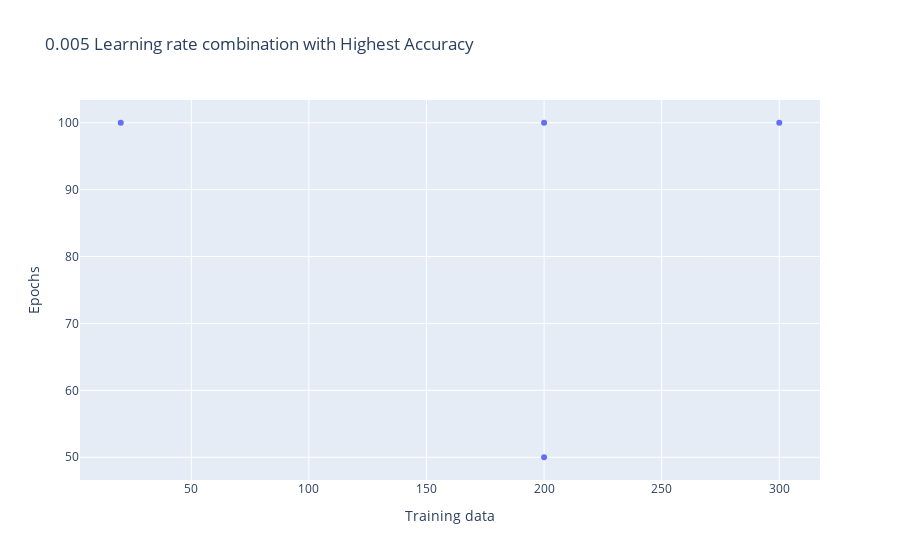
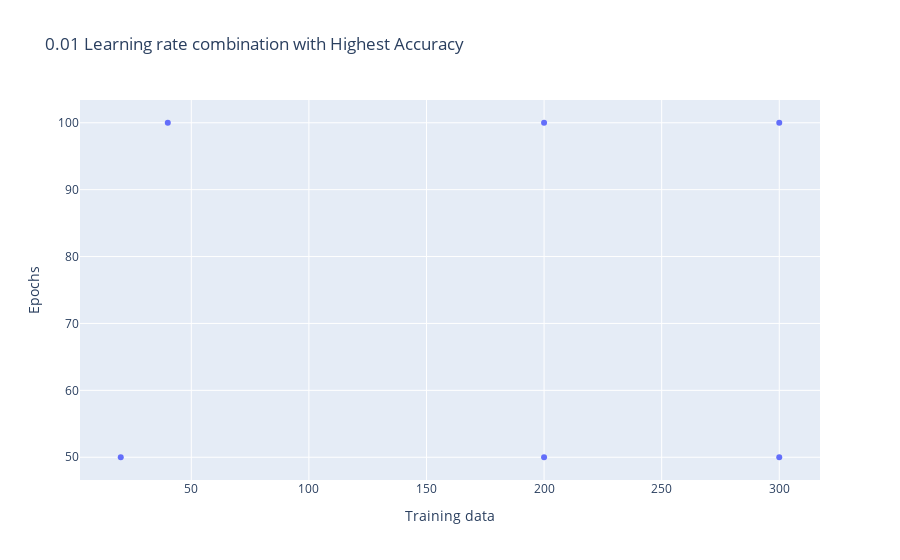
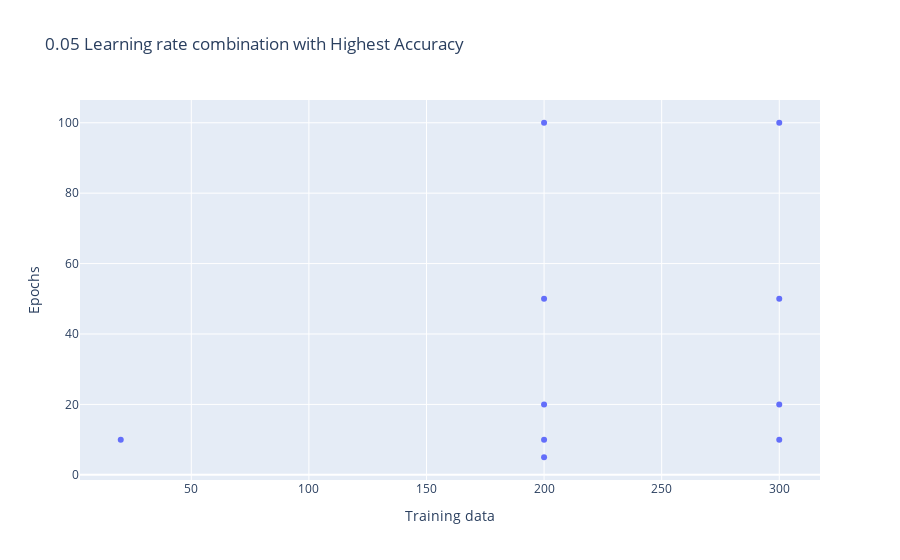

Notebook code cell kept with these figures, in order:
### Code cell
import plotly.graph_objects as go

def plotting(lis):
    i = 0
    x = []
    y = []
    while i < len(lis):
        x.append(lis[i][0])
        y.append(lis[i][1])
        i += 1
    
    fig = go.Figure()
    fig.add_trace(go.Scatter(x=x, y=y, mode='markers'))
    
    fig.update_layout(
        title=f'{lis[0][2]} Learning rate combination with Highest Accuracy',
        xaxis_title='Training data',
        yaxis_title='Epochs'
    )
    
    fig.show()

print(f'Highest accuracy: {lr_0005[0][-1]:.2f}')
plotting(lr_0005)
plotting(lr_001)
plotting(lr_005)

### Figure 1 — Plotly figure (JSON) as saved in the notebook; plotly's stock layout.template omitted (floating-point values rounded to 4 significant figures)
{"data": [{"mode": "markers", "type": "scatter", "x": [20, 200, 200, 300], "y": [100, 50, 100, 100]}], "layout": {"title": {"text": "0.005 Learning rate combination with Highest Accuracy"}, "xaxis": {"title": {"text": "Training data"}}, "yaxis": {"title": {"text": "Epochs"}}}}

### Figure 2 — Plotly figure (JSON) as saved in the notebook; plotly's stock layout.template omitted (floating-point values rounded to 4 significant figures)
{"data": [{"mode": "markers", "type": "scatter", "x": [20, 40, 200, 200, 300, 300], "y": [50, 100, 50, 100, 50, 100]}], "layout": {"title": {"text": "0.01 Learning rate combination with Highest Accuracy"}, "xaxis": {"title": {"text": "Training data"}}, "yaxis": {"title": {"text": "Epochs"}}}}

### Figure 3 — Plotly figure (JSON) as saved in the notebook; plotly's stock layout.template omitted (floating-point values rounded to 4 significant figures)
{"data": [{"mode": "markers", "type": "scatter", "x": [20, 200, 200, 200, 200, 200, 300, 300, 300, 300], "y": [10, 5, 10, 20, 50, 100, 10, 20, 50, 100]}], "layout": {"title": {"text": "0.05 Learning rate combination with Highest Accuracy"}, "xaxis": {"title": {"text": "Training data"}}, "yaxis": {"title": {"text": "Epochs"}}}}
